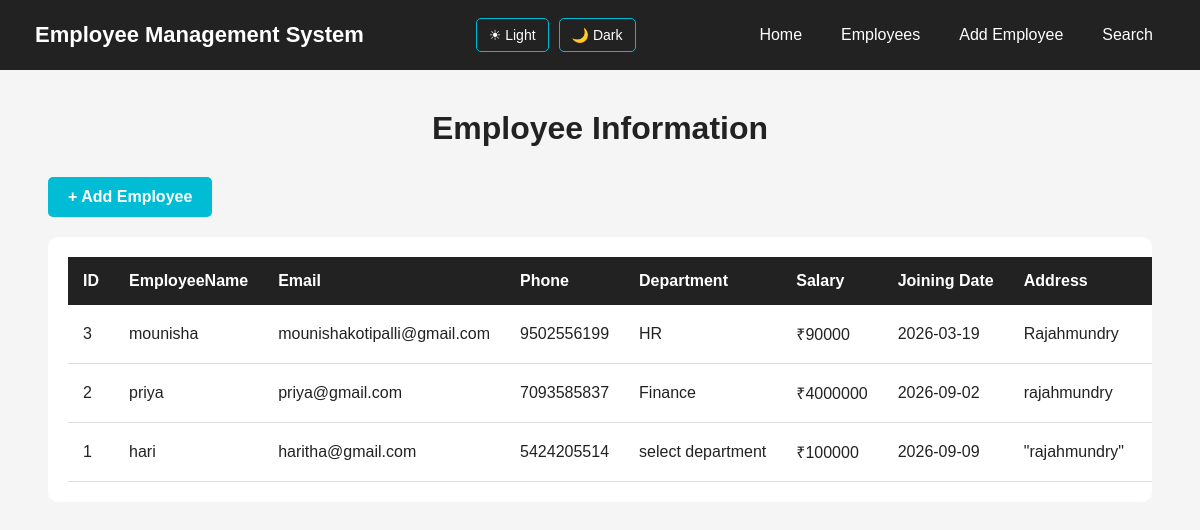
Page /employees (signed in) on the earlier database version.
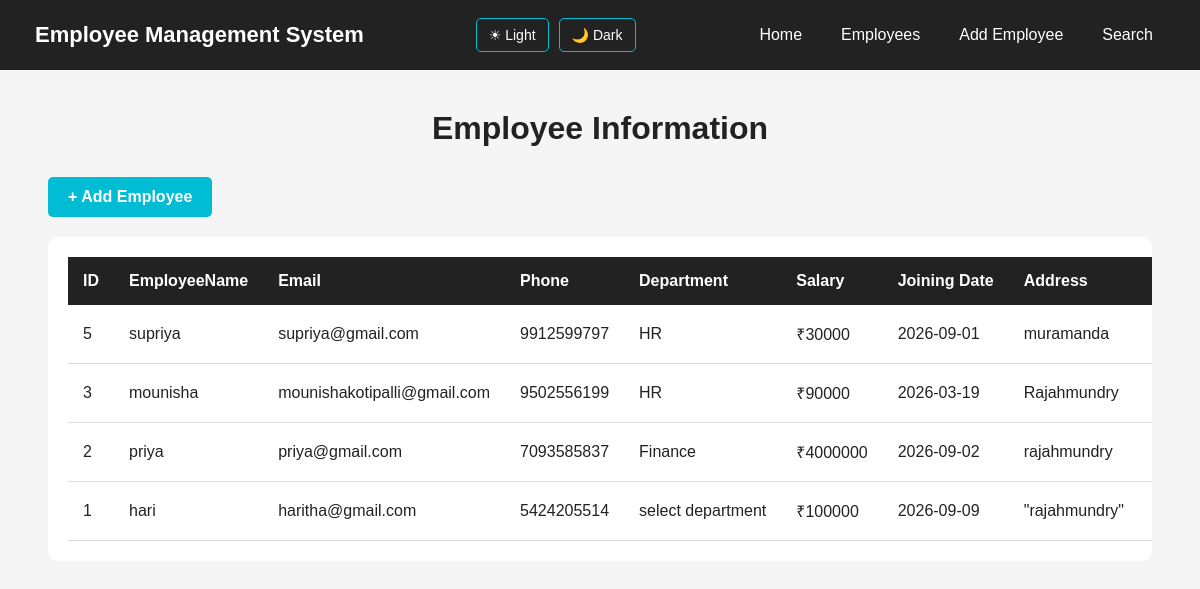
Same page on the later database version.
### tables this page shows
CREATE TABLE employees(
                   id integer PRIMARY KEY AUTOINCREMENT,
                   employeename text NOT NULL,
                   email text  UNIQUE NOT NULL,
                   phone text NOT NULL,
                   department text NOT NULL,
                   salary INTEGER NOT NULL,
                   joining date TEXT NOT NULL,
                   address Text);

### server.py (the view)
@app.route("/employees")
def employees():
    if not login_required():
        return redirect("/login")
    connection = get_database_connection()
    cursor = connection.cursor()
    cursor.execute("""
        SELECT *
        FROM employees
        ORDER BY id DESC
    """)
    employees = cursor.fetchall()
    connection.close()
    theme = request.cookies.get(
        "theme",
        "light"
    )
    return render_template(
        "employees.html",
        employees=employees,
        theme=theme
    )

### server.py (called while the page is built)
def get_database_connection():
    connection = sqlite3.connect("users.db")
    connection.row_factory = sqlite3.Row
    return connection

def login_required():
    return "user_id" in session

### templates/employees.html (shortened to what this page needs)
<!DOCTYPE html>
<html lang="en">
<head>
</head>
<body class="{{ theme }}">
    <nav class="navbar">
        <div class="logo">
            Employee Management System
        </div>
        <div class="theme-buttons">
            <a href="/set-theme/light">
                ☀ Light
            </a>
            <a href="/set-theme/dark">
                🌙 Dark
            </a>
        </div>
        <ul class="nav-links">
            <li>
                <a href="/">
                    Home
                </a>
            </li>
            <li>
                <a href="/employees">
                    Employees
                </a>
            </li>
            <li>
                <a href="/add-employee">
                    Add Employee
                </a>
            </li>
            <li>
                <a href="/search">
                    Search
                </a>
            </li>
        </ul>
    </nav>
    <div class="container">
        <h1>
            Employee Information
        </h1>
        <div class="add-section">
            <a href="/add-employee"
               class="add-btn">
                + Add Employee
            </a>
        </div>
        <div class="table-container">
            <table>
                <thead>
                    <tr>
                        <th>ID</th>
                        <th>EmployeeName</th>
                        <th>Email</th>
                        <th>Phone</th>
                        <th>Department</th>
                        <th>Salary</th>
                        <th>Joining Date</th>
                        <th>Address</th>
                        <th>Actions</th>
                    </tr>
                </thead>
                <tbody>
                    {% if employees %}
                        {% for employee in employees %}
                        <tr>
                            <td>
                                {{ employee["id"] }}
                            </td>
                            <td>
                                {{ employee["employeename"] }}
                            </td>
                            <td>
                                {{ employee["email"] }}
                            </td>
                            <td>
                                {{ employee["phone"] }}
                            </td>
                            <td>
                                {{ employee["department"] }}
                            </td>
                            <td>
                                ₹{{ employee["salary"] }}
                            </td>
                            <td>
                                {{ employee["joining"] }}
                            </td>
                            <td>
                                {{ employee["address"] }}
                            </td>
                            <td class="actions">
                            </td>
                        </tr>
                        {% endfor %}
                    {% endif %}
                </tbody>
            </table>
        </div>
    </div>
</body>
</html>

Differences in the rows shown:
added employees: id "5", employeename "supriya", email "supriya@gmail.com", phone "9912599797", department "HR", salary "30000", joining "2026-09-01", address "muramanda"
